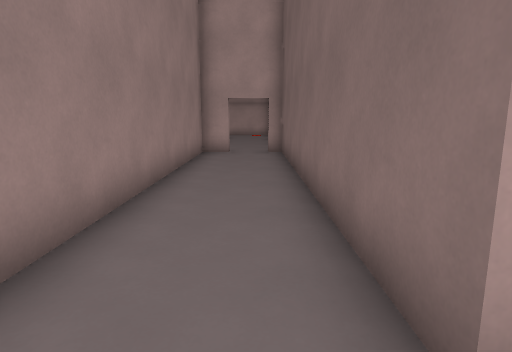
view 1 (above)

12 first-person views from a walk through a Godot game level. The camera is 1.3 m above the floor, tilts 10° down and sees 75° across. The floor is counted in squares, 1 m on a side. Each view is taken from the middle of a square. On the plan, view 1 faces up. The plan holds only what a view shows up to about 14 squares ahead; the rest is blank. The place goes on beyond the plan. Door leaves are left out where a doorway can be walked through.

view 2
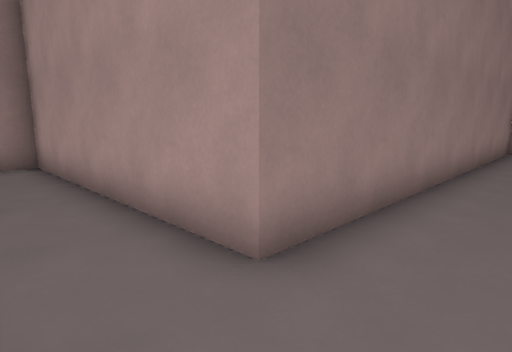

view 3
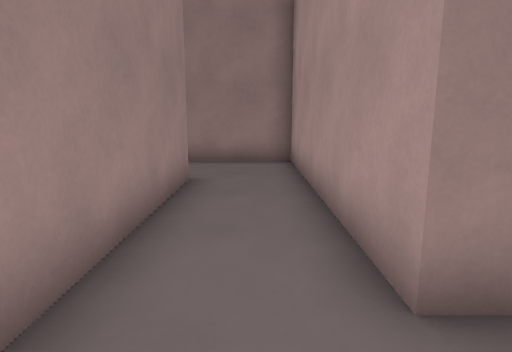

view 4
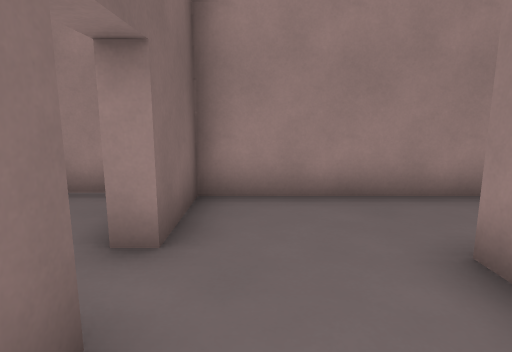

view 5
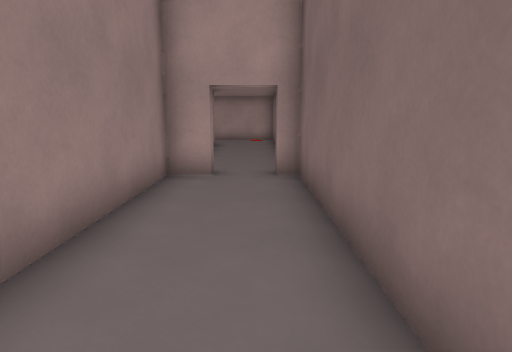

view 6
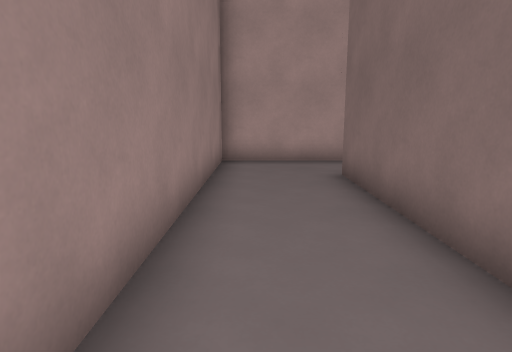

view 7
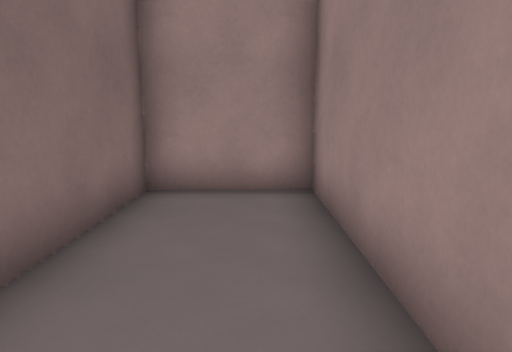

view 8
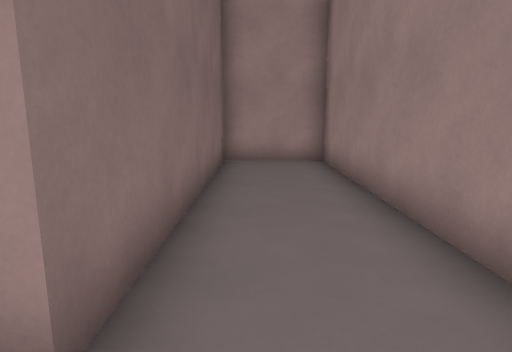

view 9
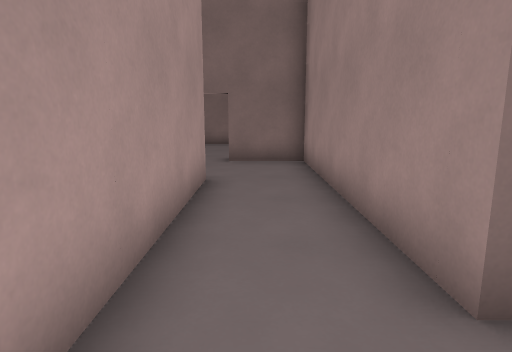

view 10
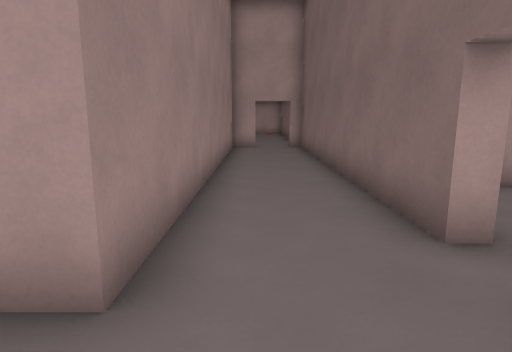

view 11
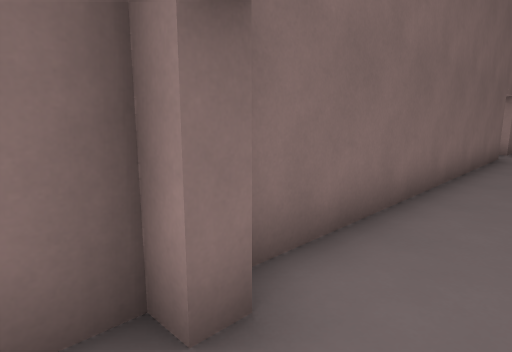

view 12
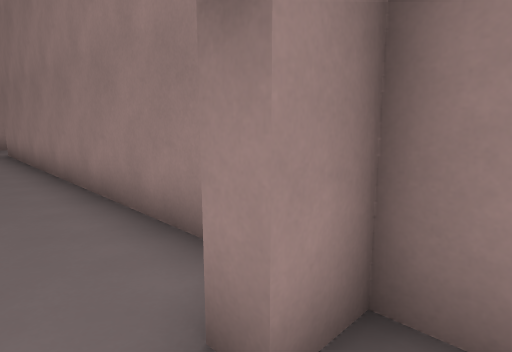

### Floor plan
Ten units are one square. View 1 is at (0, 0); x grows to the right and y downward. Boxes are objects, and circles mark ways between rooms. Rooms are numbered by the first view taken in them; rooms with no view inside come last. Other rooms are left out.
<svg viewBox="-105 -145 120 259">
<path fill="none" stroke="#000" d="M10 -13 10 -126M-10 -126 -20 -126 -20 -1 -100 -1 -100 109 -70 109 -70 24 10 24 10 2M-20 -139 -20 -131 -10 -131M10 -131 10 -139"/>
<circle cx="-5" cy="-130" r="3" fill="#2a7"/>
<text x="-40" y="10">1</text>
<text x="-10" y="-140">2</text>
</svg>
Room 1 opens to room 2.

Where each view was taken, in squares from view 1:
view 1: 0 up, 0 right, facing up
view 2: 2 down, 0 right, facing up-left
view 3: 1 down, 0 right, facing left
view 4: 3 up, 0 right, facing down
view 5: 5 up, 0 right, facing up
view 6: 10 down, 9 left, facing up
view 7: 5 down, 9 left, facing down
view 8: 1 down, 8 left, facing down
view 9: 1 down, 9 left, facing right
view 10: 2 down, 1 left, facing up
view 11: 14 up, 1 left, facing down-right
view 12: 14 up, 0 right, facing down-left
